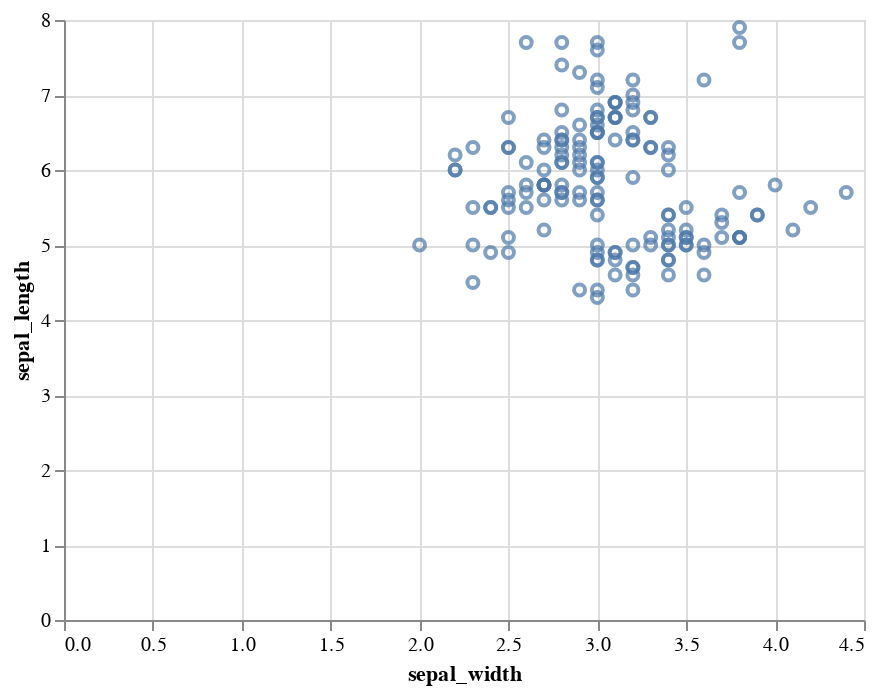

Notebook code cell kept with this figure:
### Markdown cell above
✅Here for the iris dataset.

### Code cell
alt.Chart(iris).mark_point().encode(
    x='sepal_width',
    y='sepal_length'
)

### Figure 1 — Vega-Lite specification as saved in the notebook (floating-point values rounded to 4 significant figures; data arrays with more than 128 entries replaced by an {"elided": "..."} marker saying what was removed)
{"config": {"view": {"continuousWidth": 400, "continuousHeight": 300}}, "data": {"name": "data-a4bd480ea976f54878a155ce12ba18ce"}, "mark": "point", "encoding": {"x": {"field": "sepal_width", "type": "quantitative"}, "y": {"field": "sepal_length", "type": "quantitative"}}, "$schema": "https://vega.github.io/schema/vega-lite/v4.17.0.json", "datasets": {"data-a4bd480ea976f54878a155ce12ba18ce": {"elided": "150 records"}}}
